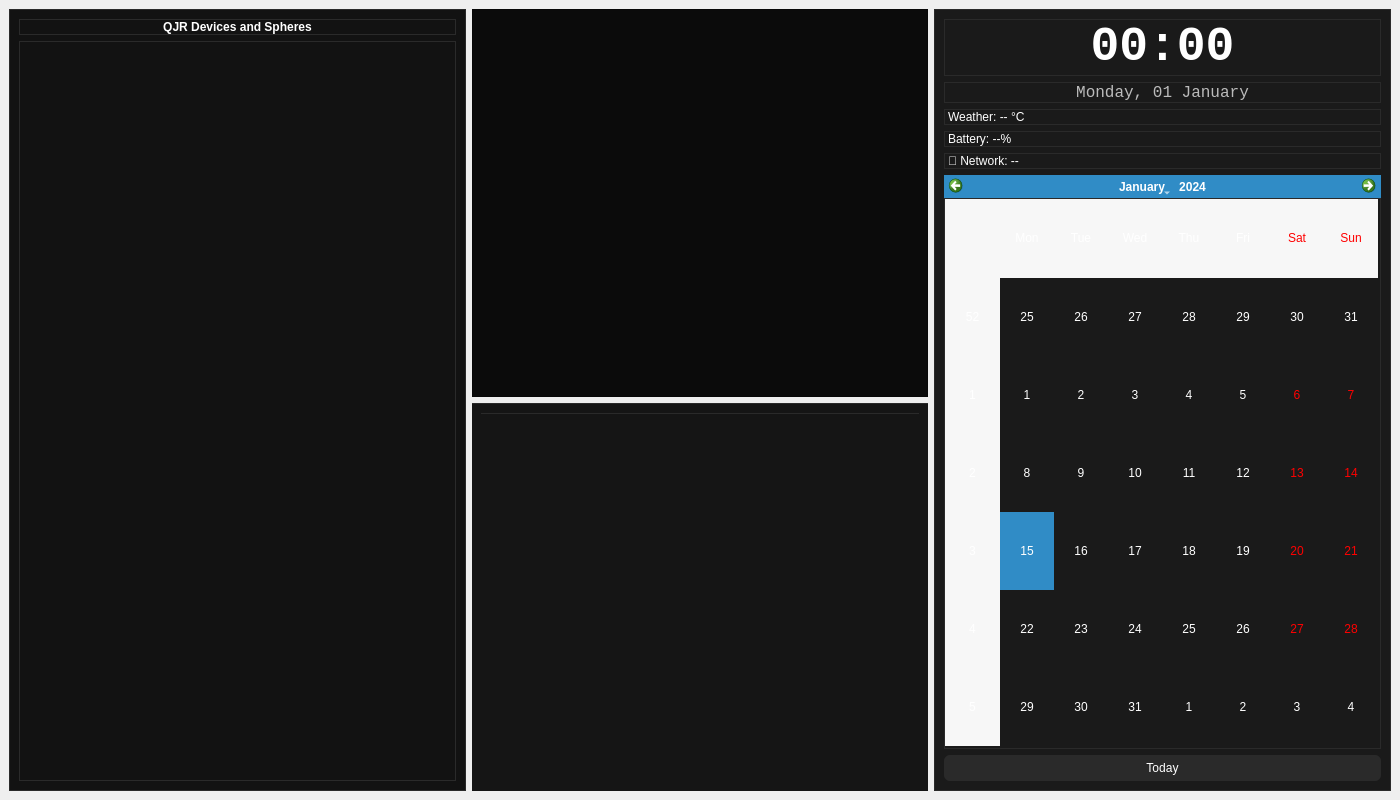
<?xml version="1.0" encoding="UTF-8"?>
<ui version="4.0">
 <class>QJRDesktop</class>

 <widget class="QMainWindow" name="QJRDesktop">
  <property name="windowTitle">
   <string>QJR Desktop</string>
  </property>

  <property name="geometry">
   <rect>
    <x>0</x>
    <y>0</y>
    <width>1400</width>
    <height>800</height>
   </rect>
  </property>

  <widget class="QWidget" name="centralwidget">
   <layout class="QHBoxLayout" name="mainLayout">

    <!-- LEFT: SPHERES -->
    <item>
     <widget class="QFrame" name="spheresPanel">
      <property name="minimumWidth">
       <number>220</number>
      </property>
      <property name="maximumWidth">
       <number>260</number>
      </property>

      <property name="styleSheet">
       <string>
QFrame {
 background-color: #121212;
 border: 1px solid #2a2a2a;
}
       </string>
      </property>

      <layout class="QVBoxLayout" name="spheresLayout">

       <item>
        <widget class="QLabel" name="spheresTitle">
         <property name="text">
          <string>QJR Devices and Spheres</string>
         </property>

         <property name="alignment">
          <enum>Qt::AlignCenter</enum>
         </property>

         <property name="styleSheet">
          <string>color: white; font-weight: bold;</string>
         </property>
        </widget>
       </item>

       <item>
        <widget class="QListWidget" name="spheresList">
         <property name="styleSheet">
          <string>
QListWidget {
 background: transparent;
 color: white;
}
          </string>
         </property>
        </widget>
       </item>

      </layout>
     </widget>
    </item>


    <!-- CENTER COLUMN -->
    <item>
     <layout class="QVBoxLayout" name="desktopColumn">

      <!-- DESKTOP -->
      <item>
       <widget class="QListWidget" name="desktop">

        <property name="viewMode">
         <enum>QListView::IconMode</enum>
        </property>

        <property name="movement">
         <enum>QListView::Free</enum>
        </property>

        <property name="dragDropMode">
         <enum>QAbstractItemView::InternalMove</enum>
        </property>

        <property name="resizeMode">
         <enum>QListView::Adjust</enum>
        </property>

        <property name="iconSize">
         <size>
          <width>64</width>
          <height>64</height>
         </size>
        </property>

        <property name="spacing">
         <number>20</number>
        </property>

        <property name="styleSheet">
         <string>
QListWidget {
 background-color: #0b0b0b;
 color: white;
}
         </string>
        </property>

       </widget>
      </item>


      <!-- QUICK OPEN PANEL -->
      <item>
       <widget class="QFrame" name="quickOpenPanel">

        <property name="minimumHeight">
         <number>70</number>
        </property>

        <property name="maximumHeight">
         <number>90</number>
        </property>

        <property name="styleSheet">
         <string>
QFrame {
 background-color: #151515;
 border-top: 1px solid #2a2a2a;
}
         </string>
        </property>

        <layout class="QHBoxLayout" name="quickOpenLayout">

         <item>
          <widget class="QListWidget" name="quickOpenList">

           <property name="viewMode">
            <enum>QListView::IconMode</enum>
           </property>

           <property name="movement">
            <enum>QListView::Static</enum>
           </property>

           <property name="iconSize">
            <size>
             <width>32</width>
             <height>32</height>
            </size>
           </property>

           <property name="spacing">
            <number>12</number>
           </property>

           <property name="styleSheet">
            <string>
QListWidget {
 background: transparent;
 color: white;
}
            </string>
           </property>

          </widget>
         </item>

        </layout>

       </widget>
      </item>

     </layout>
    </item>


    <!-- RIGHT: DASHBOARD -->
    <item>
     <widget class="QFrame" name="dashboardPanel">

      <property name="minimumWidth">
       <number>320</number>
      </property>

      <property name="maximumWidth">
       <number>380</number>
      </property>

      <property name="styleSheet">
       <string>
QFrame {
 background-color: #1a1a1a;
 border: 1px solid #2a2a2a;
}
       </string>
      </property>

      <layout class="QVBoxLayout" name="dashboardLayout">
       <property name="alignment">
        <enum>Qt::AlignTop</enum>
       </property>

       <!-- TIME -->
       <item>
        <widget class="QLabel" name="dashboardTime">
         <property name="text">
          <string>00:00</string>
         </property>

         <property name="alignment">
          <enum>Qt::AlignCenter</enum>
         </property>

         <property name="styleSheet">
          <string>
QLabel {
 color: white;
 font-family: Consolas;
 font-size: 48px;
 font-weight: bold;
}
          </string>
         </property>
        </widget>
       </item>

       <!-- DATE -->
       <item>
        <widget class="QLabel" name="dashboardDate">
         <property name="text">
          <string>Monday, 01 January</string>
         </property>

         <property name="alignment">
          <enum>Qt::AlignCenter</enum>
         </property>

         <property name="styleSheet">
          <string>
QLabel {
 color: #bbbbbb;
 font-family: Consolas;
 font-size: 16px;
}
          </string>
         </property>
        </widget>
       </item>

       <!-- WEATHER -->
       <item>
        <widget class="QLabel" name="weatherLabel">
         <property name="text">
          <string>Weather: -- °C</string>
         </property>
         <property name="styleSheet">
          <string>color: white;</string>
         </property>
        </widget>
       </item>

       <!-- BATTERY -->
       <item>
        <widget class="QLabel" name="batteryLabel">
         <property name="text">
          <string>Battery: --%</string>
         </property>
         <property name="styleSheet">
          <string>color: white;</string>
         </property>
        </widget>
       </item>

       <!-- NETWORK -->
       <item>
        <widget class="QLabel" name="networkLabel">
         <property name="text">
          <string>🛜 Network: --</string>
         </property>
         <property name="styleSheet">
          <string>color: white;</string>
         </property>
        </widget>
       </item>

       <!-- CALENDAR -->
       <item>
        <widget class="QCalendarWidget" name="calendar">
         <property name="styleSheet">
          <string>color: white;</string>
         </property>
<!--         <property name="locale">-->
<!--          <locale language="Ukrainian" country="Ukraine"/>-->
<!--         </property>-->
        </widget>
       </item>

       <!-- BUTTON -->
       <item>
        <widget class="QPushButton" name="btnToday">
         <property name="text">
          <string>Today</string>
         </property>

         <property name="styleSheet">
          <string>
QPushButton {
 background-color: #2a2a2a;
 color: white;
 padding: 6px;
 border-radius: 6px;
}
QPushButton:hover {
 background-color: #3a3a3a;
}
          </string>
         </property>
        </widget>
       </item>

      </layout>
     </widget>
    </item>

   </layout>
  </widget>

 </widget>

 <resources/>
 <connections/>
</ui>
